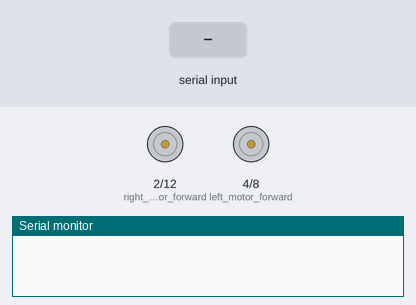
The sketch below on a simulated Arduino Uno, built with avr-gcc and run on an emulated ATmega328P. On the bench: motor-driver pin pairs drawn as motors (green arrow = first pin HIGH = forward, orange = second pin HIGH = backward, longer = more drive, scaled by the enable pin), the last lines printed to the serial monitor. Inputs (shaded band) come from the test bench.

Above: at 1.2 s.
1.3 s: "f" received over Serial
At 2.1 s:
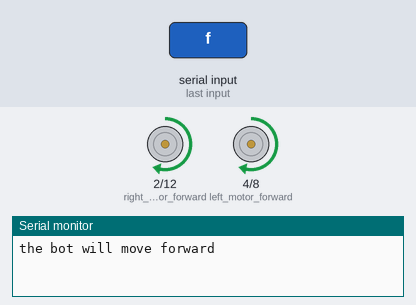
3.8 s: "b" received over Serial
At 4.4 s:
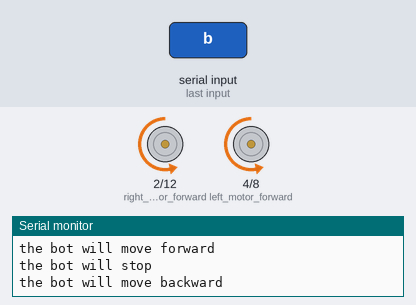
6.3 s: "l" received over Serial
At 6.45 s:
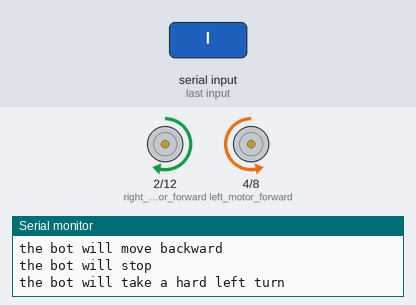
8.1 s: "r" received over Serial
At 8.25 s:
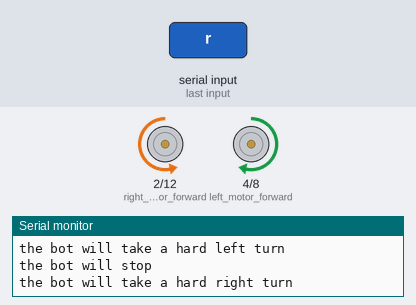
Timing chart, 0 to 10.9 s (numbered marks = the images above; inputs shaded):
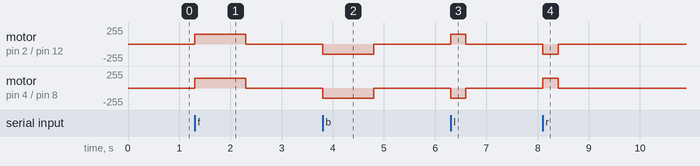

The sketch:

Motor_Controller_Coding.ino
```cpp
int
left_motor_forward=4,
left_motor_backward=8,
right_motor_forward=2,
right_motor_backward=12,
left_motor_pwm=10,
right_motor_pwm=6;
char c;
void setup()
{
  Serial.begin(9600);
  pinMode(left_motor_forward,OUTPUT);
  pinMode(left_motor_backward,OUTPUT);
  pinMode(right_motor_forward,OUTPUT);
  pinMode(right_motor_backward,OUTPUT);
}
void loop()
{
  while(Serial.available())
  {
    c=Serial.read();
    if(c=='f')
    forward();
    else if(c=='b')
    backward();
    else if(c=='l')
    left_turn();
    else if(c=='r')
    right_turn();
    else if(c=='s')
    Stop();
  }
}
void forward()
{
  Serial.println("the bot will move forward");
  digitalWrite(left_motor_forward,1);
  digitalWrite(right_motor_forward,1);
  digitalWrite(left_motor_backward,0);
  digitalWrite(right_motor_backward,0);
  analogWrite(left_motor_pwm,150);
  analogWrite(right_motor_pwm,150);
  delay(1000);
  Stop();
}
void backward()
{
  Serial.println("the bot will move backward");
  digitalWrite(left_motor_backward,1);
  digitalWrite(right_motor_backward,1);
  digitalWrite(left_motor_forward,0);
  digitalWrite(right_motor_forward,0);
  analogWrite(left_motor_pwm,150);
  analogWrite(right_motor_pwm,150);
  delay(1000);
  Stop();
}
void right_turn()  //hard right turn
{
  Serial.println("the bot will take a hard right turn");
  digitalWrite(left_motor_forward,1);
  digitalWrite(right_motor_forward,0);
  digitalWrite(left_motor_backward,0);
  digitalWrite(right_motor_backward,1);
  analogWrite(left_motor_pwm,150);
  analogWrite(right_motor_pwm,100);
  delay(300);   //you may have to vary the delay for perfect right turn..
  Stop();
}
void left_turn()    //hard left turn
{
  Serial.println("the bot will take a hard left turn");
  digitalWrite(left_motor_forward,0);
  digitalWrite(right_motor_forward,1);
  digitalWrite(left_motor_backward,1);
  digitalWrite(right_motor_backward,0);
  analogWrite(left_motor_pwm,100);
  analogWrite(right_motor_pwm,150);
  delay(300);   //you may have to vary the delay for perfect right turn..
  Stop();
}
void Stop()
{
  Serial.println("the bot will stop");
  analogWrite(left_motor_pwm,0);
  analogWrite(right_motor_pwm,0);
}
```

Measured:
- after the input at 1.3 s, motor on pin 2 (right_motor_forward) / pin 12 (right_motor_backward), motor on pin 4 (left_motor_forward) / pin 8 (left_motor_backward): stopped → forward 150/255 at once, → stopped 1.0 s later
- after the input at 3.8 s, motor on pin 2 (right_motor_forward) / pin 12 (right_motor_backward), motor on pin 4 (left_motor_forward) / pin 8 (left_motor_backward): stopped → backward 150/255 at once, → stopped 1.0 s later
- after the input at 6.3 s, motor on pin 2 (right_motor_forward) / pin 12 (right_motor_backward): stopped → forward 150/255 at once, → stopped 0.30 s later; motor on pin 4 (left_motor_forward) / pin 8 (left_motor_backward): stopped → backward 150/255 at once, → stopped 0.30 s later
- after the input at 8.1 s, motor on pin 2 (right_motor_forward) / pin 12 (right_motor_backward): stopped → backward 150/255 at once, → stopped 0.30 s later; motor on pin 4 (left_motor_forward) / pin 8 (left_motor_backward): stopped → forward 150/255 at once, → stopped 0.30 s later
